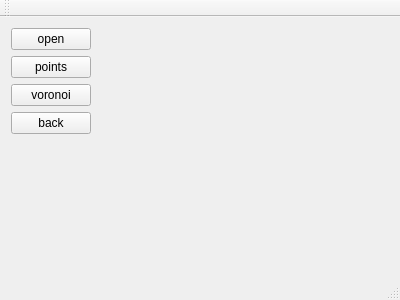
<?xml version="1.0" encoding="UTF-8"?>
<ui version="4.0">
 <class>MainWindow</class>
 <widget class="QMainWindow" name="MainWindow">
  <property name="geometry">
   <rect>
    <x>0</x>
    <y>0</y>
    <width>400</width>
    <height>300</height>
   </rect>
  </property>
  <property name="windowTitle">
   <string>MainWindow</string>
  </property>
  <widget class="QWidget" name="centralWidget">
   <layout class="QFormLayout" name="formLayout">
    <item row="0" column="0">
     <layout class="QHBoxLayout" name="horizontalLayout_2">
      <item>
       <layout class="QVBoxLayout" name="verticalLayout">
        <item>
         <widget class="QPushButton" name="open">
          <property name="text">
           <string>open</string>
          </property>
         </widget>
        </item>
        <item>
         <widget class="QPushButton" name="points">
          <property name="text">
           <string>points</string>
          </property>
         </widget>
        </item>
        <item>
         <widget class="QPushButton" name="vor">
          <property name="text">
           <string>voronoi</string>
          </property>
         </widget>
        </item>
        <item>
         <widget class="QPushButton" name="back">
          <property name="text">
           <string>back</string>
          </property>
         </widget>
        </item>
       </layout>
      </item>
      <item>
       <layout class="QHBoxLayout" name="horizontalLayout">
        <item>
         <widget class="QLabel" name="srcLabel">
          <property name="text">
           <string/>
          </property>
         </widget>
        </item>
        <item>
         <widget class="LabelView" name="dstLabel">
          <property name="text">
           <string/>
          </property>
         </widget>
        </item>
       </layout>
      </item>
     </layout>
    </item>
   </layout>
  </widget>
  <widget class="QMenuBar" name="menuBar">
   <property name="geometry">
    <rect>
     <x>0</x>
     <y>0</y>
     <width>400</width>
     <height>22</height>
    </rect>
   </property>
  </widget>
  <widget class="QToolBar" name="mainToolBar">
   <attribute name="toolBarArea">
    <enum>TopToolBarArea</enum>
   </attribute>
   <attribute name="toolBarBreak">
    <bool>false</bool>
   </attribute>
  </widget>
  <widget class="QStatusBar" name="statusBar"/>
 </widget>
 <layoutdefault spacing="6" margin="11"/>
 <customwidgets>
  <customwidget>
   <class>LabelView</class>
   <extends>QLabel</extends>
   <header location="global">labelview.h</header>
  </customwidget>
 </customwidgets>
 <resources/>
 <connections/>
</ui>
